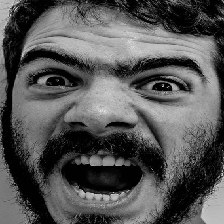
#> input picture PPDM Bersih/dataset/anger/14187801814_ea89208940_b_face.png, 224 x 224 px; its folder holds only this picture in this run
$ python augmentasi_dataset.py
#> lines starting #> are read from the running program, lines starting #| are printed output that depends on the picture
#> further down, img is the input picture: shape (224, 224, 3); min 0, max 236, mean 85.6
import os
import cv2
import numpy as np
from tqdm import tqdm
from PIL import Image, ImageEnhance

# Path
input_dir = "dataset"
output_dir = "augmented_dataset"

# Jumlah target augmentasi per kelas (atur agar seimbang, misal 1000 per kelas)
target_count = 4000

# Fungsi augmentasi
def augment_image(img):
    aug_images = []

    # 1. Flip horizontal
    aug_images.append(cv2.flip(img, 1))

    # 2. Rotate +15 dan -15
    (h, w) = img.shape[:2]
#> h = 224; w = 224
    center = (w // 2, h // 2)
#> center = (112, 112)
    for angle in [15, -15]:
        M = cv2.getRotationMatrix2D(center, angle, 1.0)
        rotated = cv2.warpAffine(img, M, (w, h), borderMode=cv2.BORDER_REFLECT)
        aug_images.append(rotated)
#> this loop made 2 passes
#> pass 1, in augment_image, `rotated = cv2.warpAffine(img, M, (w, h), borderMode=cv2.BORDER_REFLECT)`:
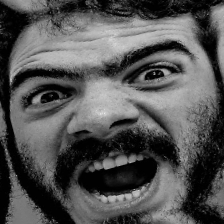
#> rotated: shape (224, 224, 3); min 0, max 234, mean 83.8
#> pass 2, in augment_image, `rotated = cv2.warpAffine(img, M, (w, h), borderMode=cv2.BORDER_REFLECT)`:
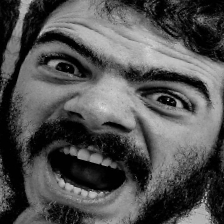
#> rotated: shape (224, 224, 3); min 0, max 229, mean 82
#> after the loop, aug_images = 3 items

    # 3. Brightness adjustment
    pil_img = Image.fromarray(cv2.cvtColor(img, cv2.COLOR_BGR2RGB))
    for factor in [0.8, 1.2]:
        enhancer = ImageEnhance.Brightness(pil_img)
        bright = enhancer.enhance(factor)
        aug_images.append(cv2.cvtColor(np.array(bright), cv2.COLOR_RGB2BGR))
#> this loop made 2 passes
#> pass 1, in augment_image, `bright = enhancer.enhance(factor)`:
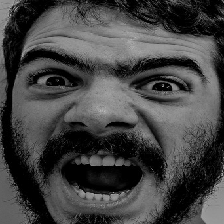
#> bright: PIL image 224x224 RGB; min 0, max 188, mean 68.1
#> pass 2, in augment_image, `bright = enhancer.enhance(factor)`:
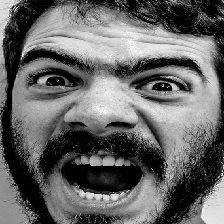
#> bright: PIL image 224x224 RGB; min 0, max 255, mean 102.3
#> after the loop, aug_images = 5 items

    return aug_images

# Proses augmentasi per kelas
for class_name in os.listdir(input_dir):
    input_class_path = os.path.join(input_dir, class_name)
    output_class_path = os.path.join(output_dir, class_name)
    os.makedirs(output_class_path, exist_ok=True)

    images = os.listdir(input_class_path)
    existing_count = len(images)

    # Salin gambar asli dulu ke output
    for img_name in images:
        src_path = os.path.join(input_class_path, img_name)
        dst_path = os.path.join(output_class_path, img_name)
        img = cv2.imread(src_path)
        cv2.imwrite(dst_path, img)

    # Lanjutkan augmentasi jika jumlah gambar masih kurang dari target
    idx = 0
    print(f" Memproses kelas '{class_name}' (sudah {existing_count}, target {target_count})")
    while len(os.listdir(output_class_path)) < target_count:
        img_name = images[idx % existing_count]
        src_path = os.path.join(input_class_path, img_name)
        img = cv2.imread(src_path)

        augmented_imgs = augment_image(img)
#> augmented_imgs = 5 items

        for aug in augmented_imgs:
            new_filename = f"aug_{idx}_{np.random.randint(10000)}.jpg"
#> new_filename = 'aug_0_2732.jpg'
            save_path = os.path.join(output_class_path, new_filename)
            cv2.imwrite(save_path, aug)
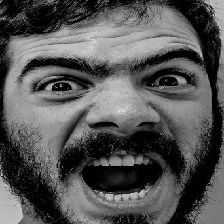
#> saved as aug_0_2732.jpg: shape (224, 224, 3); min 0, max 236, mean 85.6

            if len(os.listdir(output_class_path)) >= target_count:
                break
        idx += 1

print(" Augmentasi selesai. Dataset seimbang tersimpan di:", output_dir)

$ run again, on PPDM Bersih/dataset/anger/2Q__ (3)_face.png
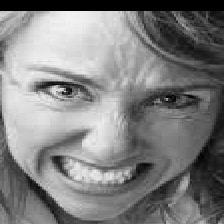
#> input picture PPDM Bersih/dataset/anger/2Q__ (3)_face.png, 224 x 224 px
#> img is the input picture: shape (224, 224, 3); min 0, max 242, mean 127.7
#> after the loop in augment_image, `for angle in [15, -15]:`: aug_images = 3 items
#> the loop in augment_image, `for factor in [0.8, 1.2]:` made 2 passes
#> pass 2, in augment_image, `bright = enhancer.enhance(factor)`:
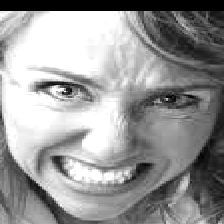
#> bright: PIL image 224x224 RGB; min 0, max 255, mean 150.9
#> after the loop in augment_image, `for factor in [0.8, 1.2]:`: aug_images = 5 items
#> new_filename = 'aug_0_2732.jpg'
#> `cv2.imwrite(save_path, aug)`:
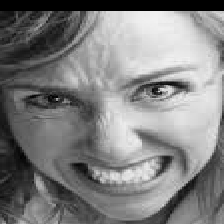
#> saved as aug_0_2732.jpg: shape (224, 224, 3); min 0, max 242, mean 127.7

$ run again, on PPDM Bersih/dataset/anger/4604139529_c23a5a462a_n_face.png
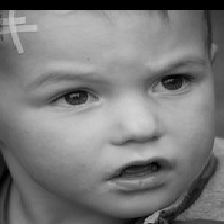
#> input picture PPDM Bersih/dataset/anger/4604139529_c23a5a462a_n_face.png, 224 x 224 px
#> img is the input picture: shape (224, 224, 3); min 0, max 211, mean 122.2
#> after the loop in augment_image, `for angle in [15, -15]:`: aug_images = 3 items
#> the loop in augment_image, `for factor in [0.8, 1.2]:` made 2 passes
#> pass 2, in augment_image, `bright = enhancer.enhance(factor)`:
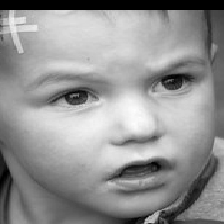
#> bright: PIL image 224x224 RGB; min 0, max 253, mean 146.2
#> after the loop in augment_image, `for factor in [0.8, 1.2]:`: aug_images = 5 items
#> new_filename = 'aug_0_2732.jpg'
#> `cv2.imwrite(save_path, aug)`:
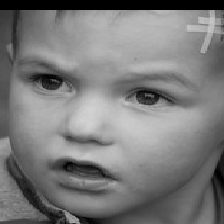
#> saved as aug_0_2732.jpg: shape (224, 224, 3); min 0, max 211, mean 122.2
